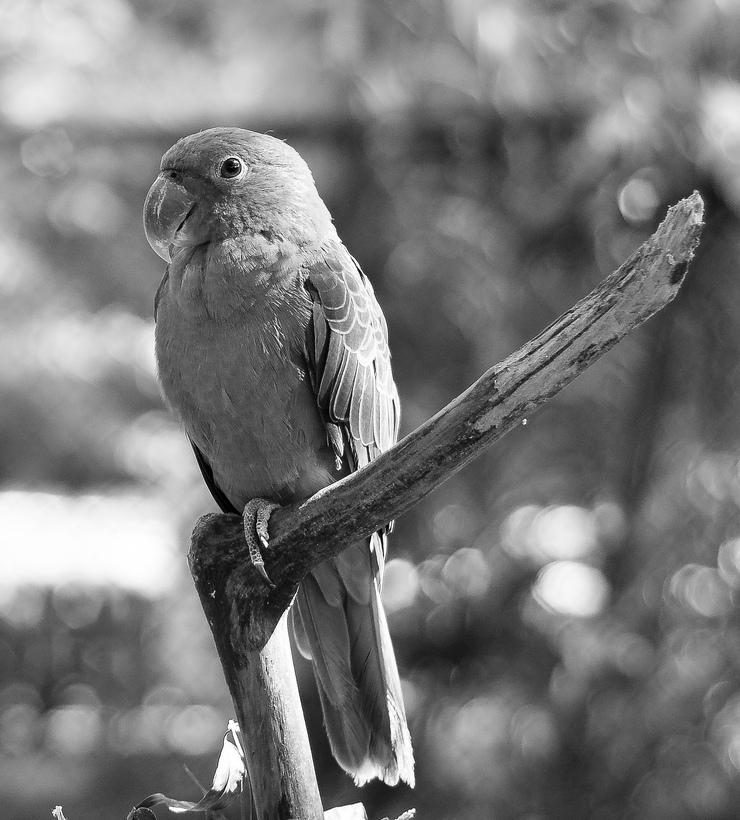
#> input picture Kolokviumi/1/SampleImages/parrot.jpg, 740 x 820 px
$ python adaptive_hist_equalization.py
#> lines starting #> are read from the running program, lines starting #| are printed output that depends on the picture
import cv2
from matplotlib import pyplot as plt

if __name__ == '__main__':
    img = cv2.imread("../SampleImages/parrot.jpg", 0)
#> img is the input picture: shape (820, 740); min 0, max 255, mean 121.1

    clahe = cv2.createCLAHE(clipLimit=2.0, tileGridSize=(8, 8))
    claheImg1 = clahe.apply(img)
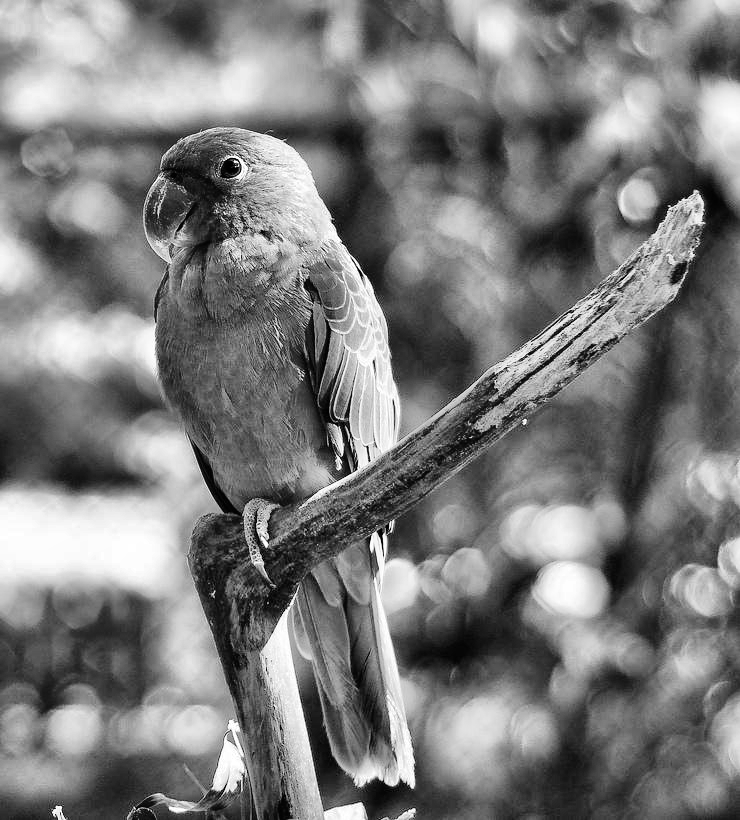
#> claheImg1: shape (820, 740); min 0, max 255, mean 123.9

    clahe = cv2.createCLAHE(clipLimit=2.0, tileGridSize=(32, 32))
    claheImg2 = clahe.apply(img)
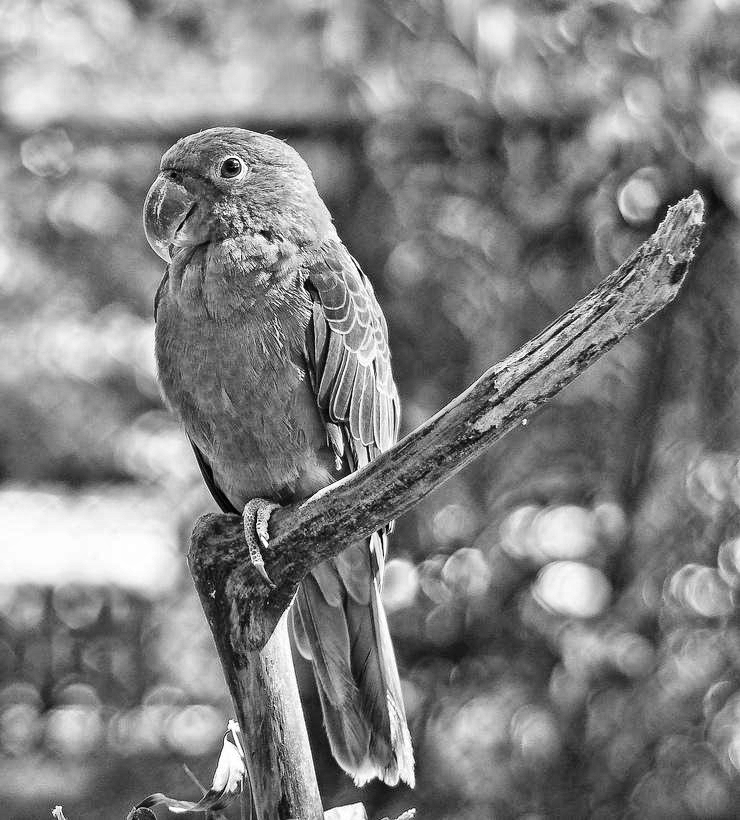
#> claheImg2: shape (820, 740); min 0, max 255, mean 130.1

    cv2.namedWindow("main", cv2.WINDOW_AUTOSIZE)
    cv2.imshow("Original Image", img)
    cv2.waitKey(0)

    cv2.imshow("8x8 Grid", claheImg1)
    cv2.waitKey(0)

    cv2.imshow("32x32 Grid", claheImg2)
    cv2.waitKey(0)

$ run again, with Kolokviumi/1/SampleImages/flower.jpg copied over Kolokviumi/1/SampleImages/parrot.jpg
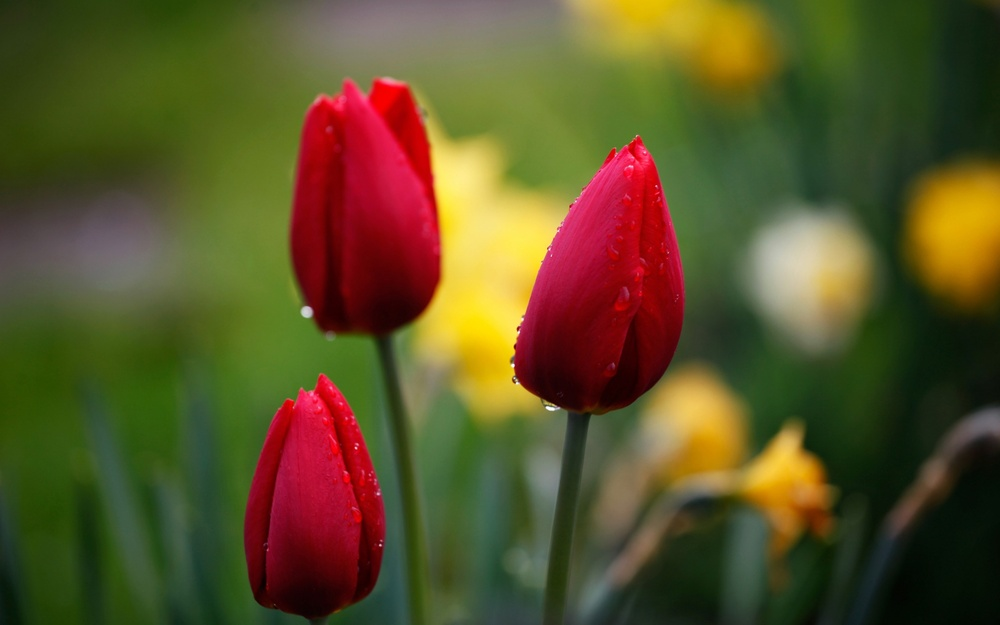
#> input picture Kolokviumi/1/SampleImages/flower.jpg, 1000 x 625 px, shrunk from 2560 x 1600 before the run
#> `img = cv2.imread("../SampleImages/parrot.jpg", 0)`:
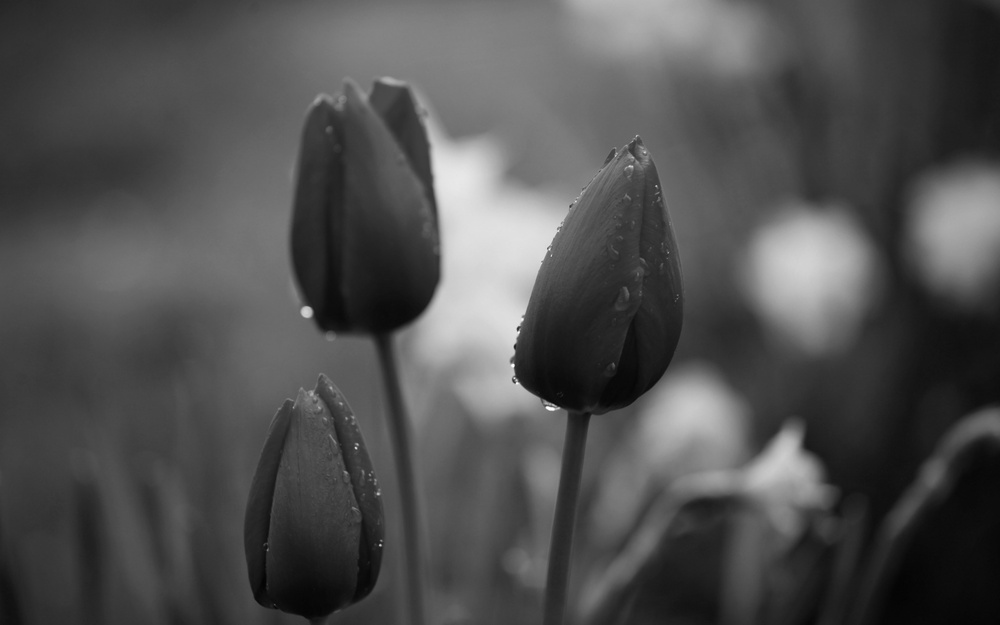
#> img: shape (625, 1000); min 3, max 255, mean 79.7
#> `claheImg2 = clahe.apply(img)`:
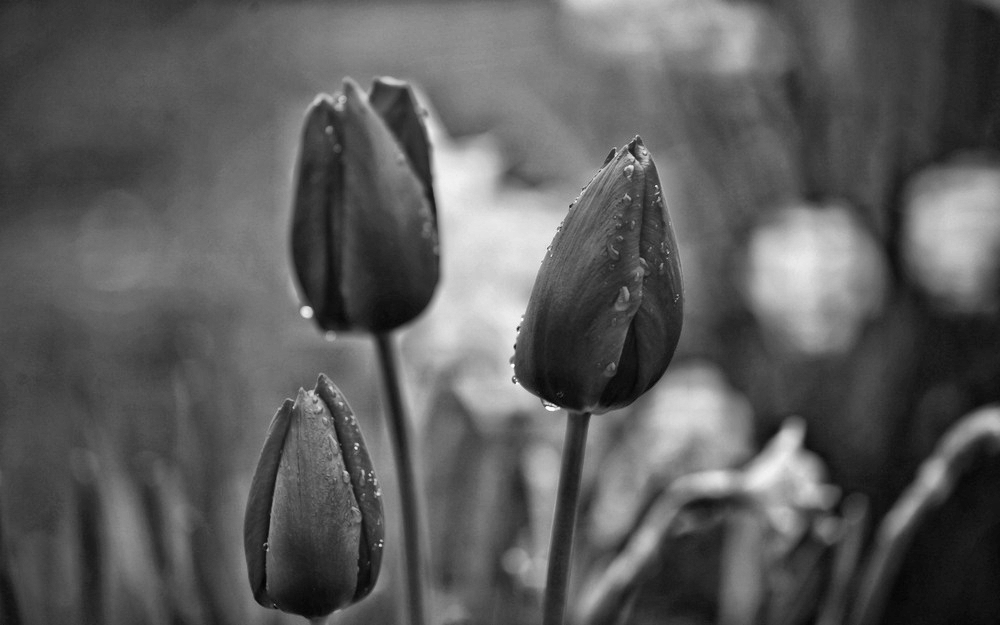
#> claheImg2: shape (625, 1000); min 3, max 255, mean 92.3
